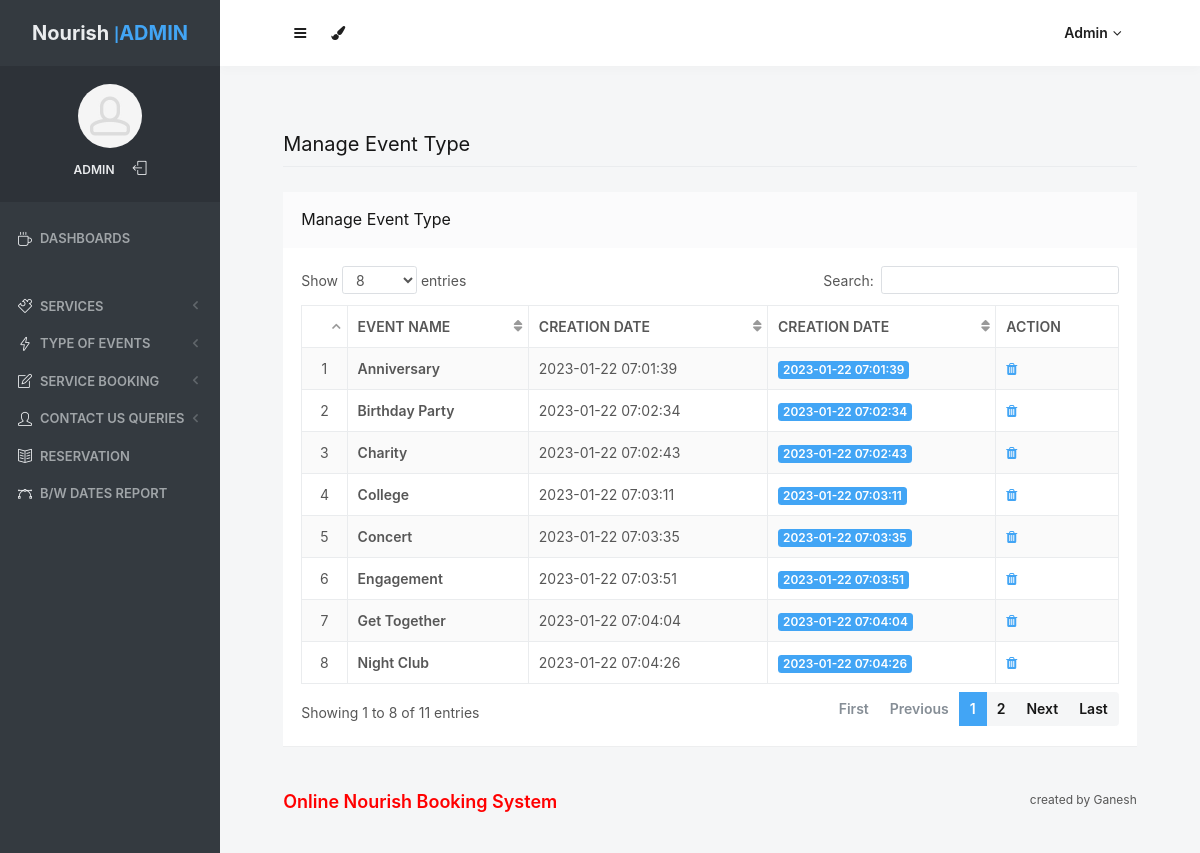
/admin/manage-event-type.php (signed in), run on the app's committed database.
### tables this page shows
CREATE TABLE `tbleventtype` (
  `ID` int(10) NOT NULL,
  `EventType` varchar(200) DEFAULT NULL,
  `CreationDate` timestamp NULL DEFAULT current_timestamp()
);

### admin/manage-event-type.php (the view, shortened to what this page needs)
<?php
include('includes/dbconnection.php');
if (strlen($_SESSION['odmsaid']==0)) {
  header('location:logout.php');
  } else{
  ?>
<!doctype html>
<html lang="en" class="no-focus">
    <head>
        <link rel="stylesheet" href="assets/js/plugins/datatables/dataTables.bootstrap4.min.css">
        <link rel="stylesheet" id="css-main" href="assets/css/codebase.min.css">
    </head>
    <body>
        <div id="page-container" class="sidebar-o sidebar-inverse side-scroll page-header-fixed main-content-narrow">
           <?php include_once('includes/sidebar.php');?>
          <?php include_once('includes/header.php');?>
            <main id="main-container">
                <div class="content">
                    <h2 class="content-heading">Manage Event Type</h2>
                    <div class="block">
                        <div class="block-header block-header-default">
                            <h3 class="block-title">Manage Event Type</h3>
                        </div>
                        <div class="block-content block-content-full">
                            <table class="table table-bordered table-striped table-vcenter js-dataTable-full-pagination">
                                <thead>
                                    <tr>
                                        <th class="text-center"></th>
                                        <th>Event Name</th>
                                        <th>Creation Date</th>
                                        <th class="d-none d-sm-table-cell">Creation Date</th>
                                        <th class="d-none d-sm-table-cell" style="width: 15%;">Action</th>
                                       </tr>
                                </thead>
                                <tbody>
                                    <?php
$sql="SELECT * from tbleventtype";
$query = $dbh -> prepare($sql);
$query->execute();
$results=$query->fetchAll(PDO::FETCH_OBJ);
$cnt=1;
if($query->rowCount() > 0)
{
foreach($results as $row)
{               ?>
                                    <tr>
                                        <td class="text-center"><?php echo htmlentities($cnt);?></td>
                                        <td class="font-w600"><?php  echo htmlentities($row->EventType);?></td>
                                        <td class="d-none d-sm-table-cell"><?php  echo htmlentities($row->CreationDate);?></td>
                                        <td class="d-none d-sm-table-cell">
                                            <span class="badge badge-primary"><?php  echo htmlentities($row->CreationDate);?></span>
                                        </td>
                                         <td class="d-none d-sm-table-cell"><a href="manage-event-type.php?delid=<?php echo ($row->ID);?>" onclick="return confirm('Do you really want to Delete ?');"><i class="fa fa-trash fa-delete" aria-hidden="true"></i></a></td>
                                    </tr>
                                    <?php $cnt=$cnt+1;}} ?>
                                </tbody>
                            </table>
                        </div>
                    </div>
                </div>
            </main>
           <?php include_once('includes/footer.php');?>
        </div>
    </body>
</html>
<?php }  ?>

### admin/includes/sidebar.php (shortened to what this page needs)
     <?php
include('includes/dbconnection.php');
if (strlen($_SESSION['odmsaid']==0)) {
  header('location:logout.php');
  } else{
  ?>
   <nav id="sidebar">
                <div id="sidebar-scroll">
                    <div class="sidebar-content">
                        <div class="content-header content-header-fullrow px-15">
                            <div class="content-header-section text-center align-parent sidebar-mini-hidden">
                                <div class="content-header-item">
                                    <a class="link-effect font-w700" href="dashboard.php">
                                        <span class="font-size-xl text-dual-primary-dark">Nourish </span>|<span class="font-size-xl text-primary">ADMIN</span>
                                    </a>
                                </div>
                            </div>
                        </div>
                        <div class="content-side content-side-full content-side-user px-10 align-parent">
                            <div class="sidebar-mini-hidden-b text-center">
                                <a class="img-link" href="dashboard.php">
                                    <img class="img-avatar" src="assets/img/avatars/avatar15.jpg" alt="">
                                </a>
                                <ul class="list-inline mt-10">
                                    <?php
$aid=$_SESSION['odmsaid'];
$sql="SELECT AdminName from  tbladmin where ID=:aid";
$query = $dbh -> prepare($sql);
$query->bindParam(':aid',$aid,PDO::PARAM_STR);
$query->execute();
$results=$query->fetchAll(PDO::FETCH_OBJ);
$cnt=1;
if($query->rowCount() > 0)
{
foreach($results as $row)
{               ?>
                                    <li class="list-inline-item">
                                        <a class="link-effect text-dual-primary-dark font-size-xs font-w600 text-uppercase" href="admin-profile.php"><?php  echo $row->AdminName;?></a>
                                    </li><?php $cnt=$cnt+1;}} ?>
                                    <li class="list-inline-item">
                                        <a class="link-effect text-dual-primary-dark" href="logout.php">
                                            <i class="si si-logout"></i>
                                        </a>
                                    </li>
                                </ul>
                            </div>
                        </div>
                        <div class="content-side content-side-full">
                            <ul class="nav-main">
                                <li class="open">
                                    <a href="dashboard.php"><i class="si si-cup"></i><span class="sidebar-mini-hide">Dashboards</span></a>
                                </li>
                                <li class="nav-main-heading"><span class="sidebar-mini-visible">UI</span><span class="sidebar-mini-hidden"></span></li>
                                <li>
                                    <a class="nav-submenu" data-toggle="nav-submenu"><i class="si si-puzzle"></i><span class="sidebar-mini-hide"></span>Services</a>
                                </li>
                                <li>
                                    <a class="nav-submenu" data-toggle="nav-submenu" href="#"><i class="si si-energy"></i><span class="sidebar-mini-hide">Type of Events</span></a>
                                </li>
                                <li>
                                    <a class="nav-submenu" data-toggle="nav-submenu" href="#"><i class="si si-note"></i><span class="sidebar-mini-hide">Service Booking</span></a>
                                </li>
                                <li>
                                    <a class="nav-submenu" data-toggle="nav-submenu" href="#"><i class="si si-user"></i><span class="sidebar-mini-hide">Contact Us Queries</span></a>
                                </li>
                                <li>
                                    <a  href="reservation-booking.php"><i class="si si-book-open"></i><span class="sidebar-mini-hide">Reservation</span></a>
                                </li>
                                <li>
                                    <a  href="between-dates-report.php"><i class="si si-vector"></i><span class="sidebar-mini-hide">B/w Dates Report</span></a>
                                </li>
                            </ul>
                        </div>
                    </div>
                </div>
            </nav>
           <?php }  ?>

### admin/includes/header.php (shortened to what this page needs)
   <?php
include('includes/dbconnection.php');
if (strlen($_SESSION['odmsaid']==0)) {
  header('location:logout.php');
  } else{
  ?>
            <header id="page-header">
                <div class="content-header">
                    <div class="content-header-section">
                        <button type="button" class="btn btn-circle btn-dual-secondary" data-toggle="layout" data-action="sidebar_toggle">
                            <i class="fa fa-navicon"></i>
                        </button>
                        <div class="btn-group" role="group">
                            <button type="button" class="btn btn-circle btn-dual-secondary" id="page-header-themes-dropdown" data-toggle="dropdown" aria-haspopup="true" aria-expanded="false">
                                <i class="fa fa-paint-brush"></i>
                            </button>
                        </div>
                    </div>
                    <div class="content-header-section">
                        <div class="btn-group" role="group">
                            <?php
$aid=$_SESSION['odmsaid'];
$sql="SELECT AdminName from  tbladmin where ID=:aid";
$query = $dbh -> prepare($sql);
$query->bindParam(':aid',$aid,PDO::PARAM_STR);
$query->execute();
$results=$query->fetchAll(PDO::FETCH_OBJ);
$cnt=1;
if($query->rowCount() > 0)
{
foreach($results as $row)
{               ?>
                            <button type="button" class="btn btn-rounded btn-dual-secondary" id="page-header-user-dropdown" data-toggle="dropdown" aria-haspopup="true" aria-expanded="false">
                                <?php  echo $row->AdminName;?><i class="fa fa-angle-down ml-5"></i>
                            </button>
                            <?php $cnt=$cnt+1;}} ?>
                        </div>
                    </div>
                </div>
            </header>
            <?php }  ?>

### admin/includes/footer.php
<footer id="page-footer" class="opacity-0">
    <div class="content py-20 font-size-xs clearfix">
        <div class="float-right">
            created by Ganesh
        </div>
        <div class="float-left">
           <h5 style="color: red"> Online Nourish Booking System </h5>
        </div>
    </div>
</footer>

### data on the page
tbleventtype: EventType "Anniversary", CreationDate "2023-01-22 07:01:39"
tbleventtype: EventType "Birthday Party", CreationDate "2023-01-22 07:02:34"
tbleventtype: EventType "Charity", CreationDate "2023-01-22 07:02:43"
tbleventtype: EventType "College", CreationDate "2023-01-22 07:03:11"
tbleventtype: EventType "Concert", CreationDate "2023-01-22 07:03:35"
tbleventtype: EventType "Engagement", CreationDate "2023-01-22 07:03:51"
tbleventtype: EventType "Get Together", CreationDate "2023-01-22 07:04:04"
tbleventtype: EventType "Night Club", CreationDate "2023-01-22 07:04:26"

### other printed values
$row->AdminName "ADMIN"
$row->AdminName "Admin"
